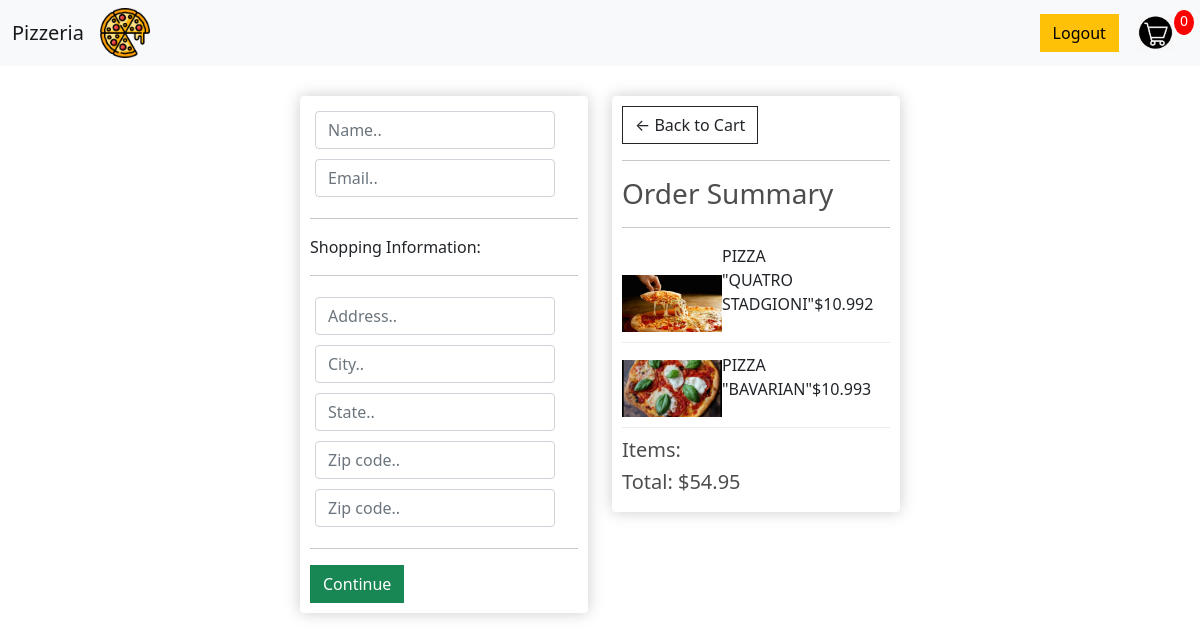
The app's page /checkout/ (signed in) with its own data.
### mysite/models.py (models this page shows, shortened)
class OrderItem(models.Model):
    product = models.ForeignKey(Product, on_delete=models.SET_NULL, blank=True, null=True)
    order = models.ForeignKey(Order, on_delete=models.SET_NULL, blank=True, null=True)
    quantity = models.IntegerField(default=0, null=True, blank=True)
    date_added = models.DateTimeField(auto_now_add=True)
    @property
    def get_total(self):
        total = self.product.price * self.quantity
        return total

class Product(models.Model):
    name = models.CharField(max_length=200, null=True)
    price = models.FloatField()
    digital = models.BooleanField(default=False, null=True, blank=False)
    image = models.ImageField(blank=True, null=True)

class Order(models.Model):
    customer = models.ForeignKey(Customer, on_delete=models.SET_NULL, blank=True, null=True)
    data_orderd = models.DateTimeField(auto_now_add=True)
    complete = models.BooleanField(default=False, null=True, blank=False)
    transaction_id = models.CharField(max_length=200, null=True)
    @property
    def get_cart_total(self):
        orderitems = self.orderitem_set.all()
        total = sum([item.get_total for item in orderitems])
        return total

### mysite/views.py (the view)
# urls.py: path('checkout/', checkout, name='checkout'),
def checkout(request):
    if request.user.is_authenticated:
        customer = request.user.customer
        order, created = Order.objects.get_or_create(customer=customer, complete=False)
        items = order.orderitem_set.all()
    else:
        items = []
        order = {'get_cart_total': 0, 'get_Card_items': 0}
    context = {'items': items, 'order': order}
    return render(request, 'mysite/checkout.html', context)

### templates/mysite/checkout.html (shortened to what this page needs)
{% extends 'mysite/home.html' %}
{% load static %}
{% block content %}
    <div class="checkout">
 <div class="row">
	<div class="col-lg-6">
		<div class="box-element" id="form-wrapper">
            <form id="form">
	            <div id="user-info">
		            <div class="form-field">
		        	<input required class="form-control" type="text" name="name" placeholder="Name..">
		        </div>
		        <div class="form-field">
			        <input required class="form-control" type="email" name="email" placeholder="Email..">
	        	</div>
	    </div>
	    <div id="shipping-info">
		    <hr>
		    <p>Shopping Information:</p>
		    <hr>
		<div class="form-field">
			<input class="form-control" type="text" name="address" placeholder="Address..">
		</div>
		<div class="form-field">
			<input class="form-control" type="text" name="city" placeholder="City..">
		</div>
		<div class="form-field">
			<input class="form-control" type="text" name="state" placeholder="State..">
		</div>
		<div class="form-field">
			<input class="form-control" type="text" name="zipcode" placeholder="Zip code..">
		</div>
            <div class="form-field">
			<input class="form-control" type="text" name="zipcode" placeholder="Zip code..">
		</div>
	</div>
    	<hr>
	    <input id="form-button" class="btn btn-success btn-block" type="submit" value="Continue">
        </form>
        </div>
        <br>
	</div>
	<div class="col-lg-6">
		<div class="box-element">
            <a  class="btn btn-outline-dark" href="{% url 'cart' %}">&#x2190; Back to Cart</a>
            <hr>
            <h3>Order Summary</h3>
            <hr>
            {% for item in items %}
            <div class="cart-row">
		<div style="flex:2"><img class="row-image" src="{{ item.product.image.url }}"></div>
		<div style="flex:2"><p>{{ item.product.name }}</p></div>
		<div style="flex:1"><p>${{ item.product.price }}</p></div>
		<div style="flex:1"><p>{{ item.quantity }}</p></div>
	</div>
            {% endfor %}
	<h5>Items: {{ order.get_cart_items }}</h5>
	<h5>Total: ${{ order.get_cart_total |floatformat:2 }}</h5>
		</div>
	</div>
</div>
    </div>
{% endblock %}

### mysite/static/mysite/css/style.css (style rules this page uses)
* { margin: 0; padding: 0; box-sizing: border-box; }
a { color: whitesmoke; }
.checkout { padding-right: 300px; padding-left: 300px; }
h1,h2,h3,h4,h5,h6 { color:hsl(0, 0%, 30%); }
.box-element { box-shadow:hsl(0, 0%, 80%) 0 0 16px; background-color: #fff; border-radius: 4px; padding: 10px; }
.col-lg-4, .col-lg-6, .col-lg-8, .col-lg-12 { margin-top: 10px; }
.btn { border-radius: 0; }
.row-image { width: 100px; }
.form-field { width:250px; display: inline-block; padding: 5px; }
.cart-row { display: flex; align-items: flex-end; padding-bottom: 10px; margin-bottom: 10px; border-bottom: 1px solid #ececec; }

### records on screen
OrderItem: product.image (picture), product.name "PIZZA \"QUATRO STADGIONI\"", product.price "10.99", quantity "2"
OrderItem: product.image (picture), product.name "PIZZA \"BAVARIAN\"", product.price "10.99", quantity "3"
Order: get_cart_total "54.95"
